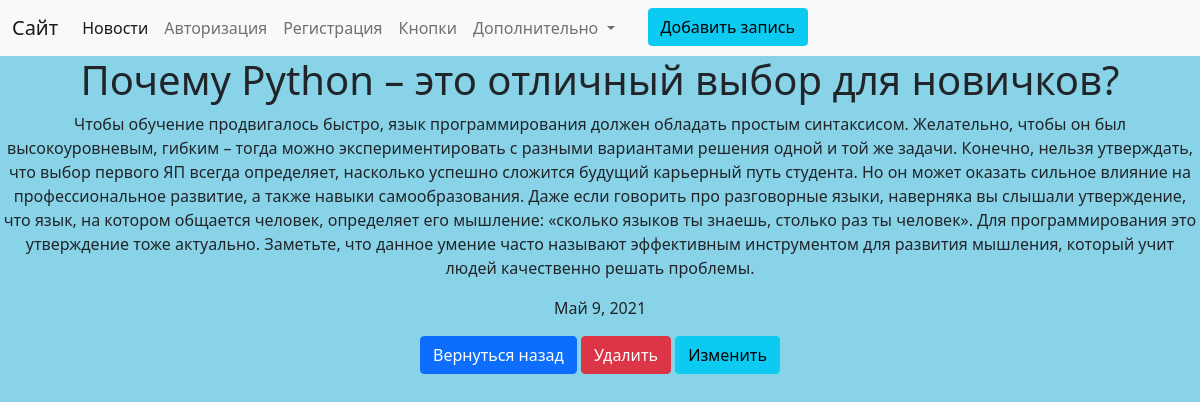
The page /news/2 on the database its author committed.
### news/models.py (models this page shows, shortened)
class Articles(models.Model):
    title = models.CharField('Название', max_length=50)
    anons = models.CharField('Анонс', max_length=200)
    full_text = models.TextField('Статья')
    date = models.DateField('Дата публикации')
    class Meta:
        verbose_name = 'Новость'
        verbose_name_plural = 'Новости'

### news/views.py (the view)
# urls.py: path('<int:pk>', views.NewsDetailView.as_view(), name='details-page'),
class NewsDetailView(DetailView):
    model = Articles
    template_name = 'news/details_view.html'
    context_object_name = 'article'

### news/templates/news/details_view.html (shortened to what this page needs)
{% extends 'main/layout.html' %}
{% block content %}
    <div class="news">
        <h1>{{ article.title }}</h1>
        <p>{{ article.full_text }}</p>
        <p>{{ article.date }}</p>
        <a href="{% url 'news-page' %}" class="btn btn-primary">Вернуться назад</a>
        <a href="{% url 'delete-page' article.id %}" class="btn btn-danger">Удалить</a>
        <a href="{% url 'update-page' article.id %}" class="btn btn-info">Изменить </a>
    </div>
{% endblock %}

### main/static/main/css/main.css (style rules this page uses)
body { background-color: #89d3e8 }
main .news { text-align: center; }

### rows shown on the page
Articles: title "Почему Python – это отличный выбор для новичков?", full_text "Чтобы обучение продвигалось быстро, язык программирования должен обладать простым синтаксисом. Желательно, чтобы он был высокоуровневым, гибким – тогда можно экспериментировать с разными вариантами решения одной и той же задачи. Конечно, нельзя утверждать, что выбор первого ЯП всегда определяет, насколько успешно сложится будущий карьерный путь студента. Но он может оказать сильное влияние на профессиональное развитие, а также навыки самообразования. Даже если говорить про разговорные языки, наверняка вы слышали утверждение, что язык, на котором общается человек, определяет его мышление: «сколько языков ты знаешь, столько раз ты человек». Для программирования это утверждение тоже актуально.…", date "Май 9, 2021"
